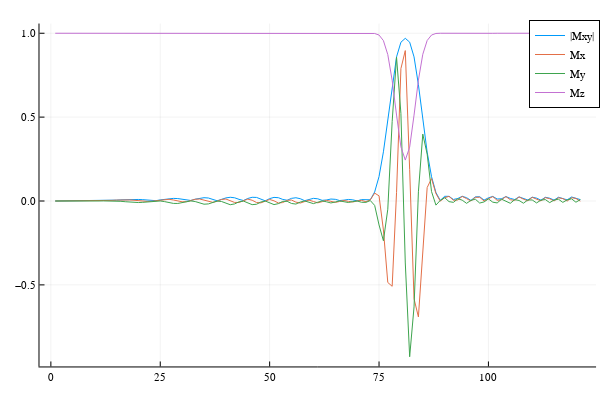

Here is the notebook cell this chart was saved with:
### Code cell
# test the previous BlochSim function
vars = matread("test_pulses/bsse_pulse_raw.mat")

#b1 = (0:0.004:0.004*1023)
b1 = 0:0.025:3;  # Gauss
nb1 = length(b1);

Mxd = zeros(nb1, 1)
Myd = zeros(nb1, 1)
Mzd = zeros(nb1, 1)
Mx0 = 0
My0 = 0
Mz0 = 1.0

rfp = transpose(vars["rfp_bs"] + vars["rfp_ss"]);
dt = 1e-6;
rfp_abs = broadcast(abs, rfp);
#rfp_abs = reshape(rfp_abs,(size(rfp_abs)...,1))
rfp_abs = 2 .* pi .* 4258 .* dt .* rfp_abs;
rfp_angle = broadcast(angle, rfp);
#rfp_angle = reshape(rfp_angle,(size(rfp_angle)...,1))

@showprogress 1 "Computing..." for ii = 1 : nb1
    rfg = [rfp_abs; rfp_angle; b1[ii]; Mx0; My0; Mz0];
    #rfg = [rfp; b1[ii]; Mx0; My0; Mz0];
    M = blochsim_B1_arb(rfg)
    Mxd[ii] = M[1]
    Myd[ii] = M[2]
    Mzd[ii] = M[3]
end

plot(abs.(Complex.(Mxd, Myd)), label="|Mxy|")
plot!(Mxd, label="Mx")
plot!(Myd, label="My")
plot!(Mzd, label="Mz")
